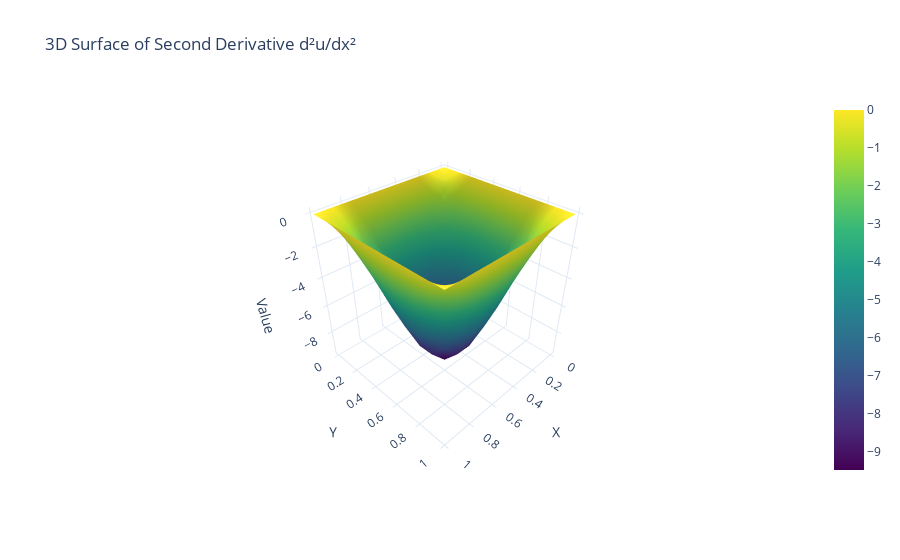
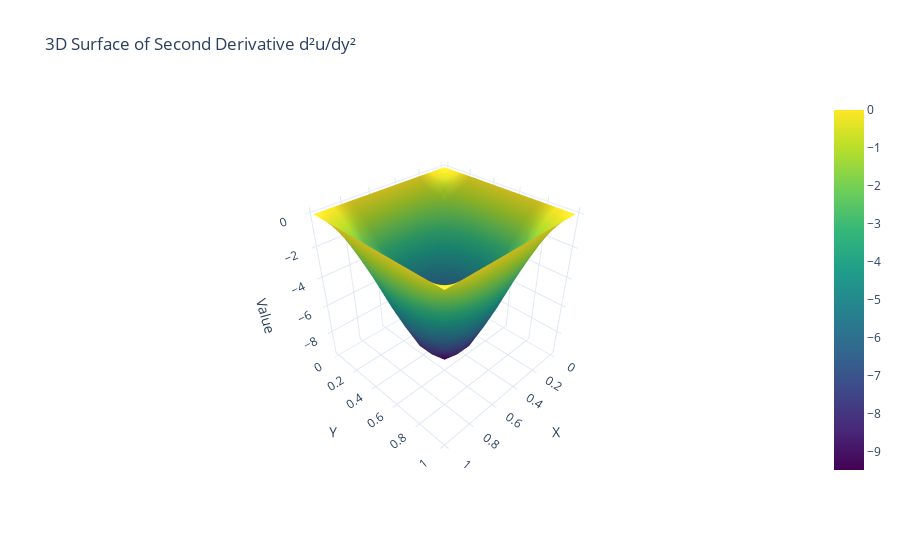

The cell these charts' notebook holds for them, in order:
### Markdown cell above
## Computing the Laplacian manually implementation

### Code cell
import numpy as np
import sympy as sp
import plotly.graph_objects as go

def finite_difference_second_derivatives(u, hx, hy):
    """
    Compute the second-order derivatives of a 2D array u using finite difference approximations.

    Parameters:
    u : 2D numpy array
        The values of the function u at grid points.
    hx : float
        The grid spacing in the x direction (Δx).
    hy : float
        The grid spacing in the y direction (Δy).

    Returns:
    d2u_dx2 : 2D numpy array
        The second derivative of u with respect to x.
    d2u_dy2 : 2D numpy array
        The second derivative of u with respect to y.
    """
    # Initialize the second derivative arrays
    d2u_dx2 = np.zeros_like(u)
    d2u_dy2 = np.zeros_like(u)

    # Compute the second derivative with respect to x
    d2u_dx2[1:-1, 1:-1] = (u[2:, 1:-1] - 2 * u[1:-1, 1:-1] + u[:-2, 1:-1]) / hx**2

    # Compute the second derivative with respect to y
    d2u_dy2[1:-1, 1:-1] = (u[1:-1, 2:] - 2 * u[1:-1, 1:-1] + u[1:-1, :-2]) / hy**2

    return d2u_dx2, d2u_dy2

def pretty_print_matrix(matrix, title):
    """
    Pretty print the matrix using sympy.
    """
    sp.init_printing()  # Initialize pretty printing
    sympy_matrix = sp.Matrix(matrix)
    print(f"{title}:")
    sp.pprint(sympy_matrix)

def plot_3d_surface(X, Y, Z, title):
    """
    Create a 3D surface plot using Plotly.
    """
    fig = go.Figure(data=[go.Surface(z=Z, x=X, y=Y, colorscale='Viridis')])
    fig.update_layout(
        title=title,
        scene=dict(
            xaxis_title='X',
            yaxis_title='Y',
            zaxis_title='Value',
            camera=dict(eye=dict(x=1.5, y=1.5, z=1.5))
        ),
        template='plotly_white'
    )
    fig.show()

# Define grid size
Nx = 10
Ny = 10
hx = 1 / (Nx - 1)
hy = 1 / (Ny - 1)

# Test with a sample function (e.g., a 2D sinusoidal function)
x = np.linspace(0, 1, Nx)
y = np.linspace(0, 1, Ny)
X, Y = np.meshgrid(x, y)
u = np.sin(np.pi * X) * np.sin(np.pi * Y)  # Example function

# Compute the second derivatives
d2u_dx2, d2u_dy2 = finite_difference_second_derivatives(u, hx, hy)

# Pretty print the matrices
print(d2u_dx2, "Second Derivative d²u/dx²")
print(d2u_dy2, "Second Derivative d²u/dy²")

# Plot results in 3D
plot_3d_surface(X, Y, d2u_dx2, '3D Surface of Second Derivative d²u/dx²')
plot_3d_surface(X, Y, d2u_dy2, '3D Surface of Second Derivative d²u/dy²')

### Figure 1 — Plotly figure (JSON) as saved in the notebook; plotly's stock layout.template omitted (floating-point values rounded to 4 significant figures)
{"data": [{"colorscale": [[0, "#440154"], [0.1111, "#482878"], [0.2222, "#3e4989"], [0.3333, "#31688e"], [0.4444, "#26828e"], [0.5556, "#1f9e89"], [0.6667, "#35b779"], [0.7778, "#6ece58"], [0.8889, "#b5de2b"], [1, "#fde725"]], "type": "surface", "x": [[0, 0.1111, 0.2222, 0.3333, 0.4444, 0.5556, 0.6667, 0.7778, 0.8889, 1], [0, 0.1111, 0.2222, 0.3333, 0.4444, 0.5556, 0.6667, 0.7778, 0.8889, 1], [0, 0.1111, 0.2222, 0.3333, 0.4444, 0.5556, 0.6667, 0.7778, 0.8889, 1], [0, 0.1111, 0.2222, 0.3333, 0.4444, 0.5556, 0.6667, 0.7778, 0.8889, 1], [0, 0.1111, 0.2222, 0.3333, 0.4444, 0.5556, 0.6667, 0.7778, 0.8889, 1], [0, 0.1111, 0.2222, 0.3333, 0.4444, 0.5556, 0.6667, 0.7778, 0.8889, 1], [0, 0.1111, 0.2222, 0.3333, 0.4444, 0.5556, 0.6667, 0.7778, 0.8889, 1], [0, 0.1111, 0.2222, 0.3333, 0.4444, 0.5556, 0.6667, 0.7778, 0.8889, 1], [0, 0.1111, 0.2222, 0.3333, 0.4444, 0.5556, 0.6667, 0.7778, 0.8889, 1], [0, 0.1111, 0.2222, 0.3333, 0.4444, 0.5556, 0.6667, 0.7778, 0.8889, 1]], "y": [[0, 0, 0, 0, 0, 0, 0, 0, 0, 0], [0.1111, 0.1111, 0.1111, 0.1111, 0.1111, 0.1111, 0.1111, 0.1111, 0.1111, 0.1111], [0.2222, 0.2222, 0.2222, 0.2222, 0.2222, 0.2222, 0.2222, 0.2222, 0.2222, 0.2222], [0.3333, 0.3333, 0.3333, 0.3333, 0.3333, 0.3333, 0.3333, 0.3333, 0.3333, 0.3333], [0.4444, 0.4444, 0.4444, 0.4444, 0.4444, 0.4444, 0.4444, 0.4444, 0.4444, 0.4444], [0.5556, 0.5556, 0.5556, 0.5556, 0.5556, 0.5556, 0.5556, 0.5556, 0.5556, 0.5556], [0.6667, 0.6667, 0.6667, 0.6667, 0.6667, 0.6667, 0.6667, 0.6667, 0.6667, 0.6667], [0.7778, 0.7778, 0.7778, 0.7778, 0.7778, 0.7778, 0.7778, 0.7778, 0.7778, 0.7778], [0.8889, 0.8889, 0.8889, 0.8889, 0.8889, 0.8889, 0.8889, 0.8889, 0.8889, 0.8889], [1, 1, 1, 1, 1, 1, 1, 1, 1, 1]], "z": [[0, 0, 0, 0, 0, 0, 0, 0, 0, 0], [0, -1.143, -2.148, -2.894, -3.291, -3.291, -2.894, -2.148, -1.143, 0], [0, -2.148, -4.037, -5.439, -6.184, -6.184, -5.439, -4.037, -2.148, 0], [0, -2.894, -5.439, -7.327, -8.332, -8.332, -7.327, -5.439, -2.894, 0], [0, -3.291, -6.184, -8.332, -9.475, -9.475, -8.332, -6.184, -3.291, 0], [0, -3.291, -6.184, -8.332, -9.475, -9.475, -8.332, -6.184, -3.291, 0], [0, -2.894, -5.439, -7.327, -8.332, -8.332, -7.327, -5.439, -2.894, 0], [0, -2.148, -4.037, -5.439, -6.184, -6.184, -5.439, -4.037, -2.148, 0], [0, -1.143, -2.148, -2.894, -3.291, -3.291, -2.894, -2.148, -1.143, 0], [0, 0, 0, 0, 0, 0, 0, 0, 0, 0]]}], "layout": {"scene": {"camera": {"eye": {"x": 1.5, "y": 1.5, "z": 1.5}}, "xaxis": {"title": {"text": "X"}}, "yaxis": {"title": {"text": "Y"}}, "zaxis": {"title": {"text": "Value"}}}, "title": {"text": "3D Surface of Second Derivative d²u/dx²"}}}

### Figure 2 — Plotly figure (JSON) as saved in the notebook; plotly's stock layout.template omitted (floating-point values rounded to 4 significant figures)
{"data": [{"colorscale": [[0, "#440154"], [0.1111, "#482878"], [0.2222, "#3e4989"], [0.3333, "#31688e"], [0.4444, "#26828e"], [0.5556, "#1f9e89"], [0.6667, "#35b779"], [0.7778, "#6ece58"], [0.8889, "#b5de2b"], [1, "#fde725"]], "type": "surface", "x": [[0, 0.1111, 0.2222, 0.3333, 0.4444, 0.5556, 0.6667, 0.7778, 0.8889, 1], [0, 0.1111, 0.2222, 0.3333, 0.4444, 0.5556, 0.6667, 0.7778, 0.8889, 1], [0, 0.1111, 0.2222, 0.3333, 0.4444, 0.5556, 0.6667, 0.7778, 0.8889, 1], [0, 0.1111, 0.2222, 0.3333, 0.4444, 0.5556, 0.6667, 0.7778, 0.8889, 1], [0, 0.1111, 0.2222, 0.3333, 0.4444, 0.5556, 0.6667, 0.7778, 0.8889, 1], [0, 0.1111, 0.2222, 0.3333, 0.4444, 0.5556, 0.6667, 0.7778, 0.8889, 1], [0, 0.1111, 0.2222, 0.3333, 0.4444, 0.5556, 0.6667, 0.7778, 0.8889, 1], [0, 0.1111, 0.2222, 0.3333, 0.4444, 0.5556, 0.6667, 0.7778, 0.8889, 1], [0, 0.1111, 0.2222, 0.3333, 0.4444, 0.5556, 0.6667, 0.7778, 0.8889, 1], [0, 0.1111, 0.2222, 0.3333, 0.4444, 0.5556, 0.6667, 0.7778, 0.8889, 1]], "y": [[0, 0, 0, 0, 0, 0, 0, 0, 0, 0], [0.1111, 0.1111, 0.1111, 0.1111, 0.1111, 0.1111, 0.1111, 0.1111, 0.1111, 0.1111], [0.2222, 0.2222, 0.2222, 0.2222, 0.2222, 0.2222, 0.2222, 0.2222, 0.2222, 0.2222], [0.3333, 0.3333, 0.3333, 0.3333, 0.3333, 0.3333, 0.3333, 0.3333, 0.3333, 0.3333], [0.4444, 0.4444, 0.4444, 0.4444, 0.4444, 0.4444, 0.4444, 0.4444, 0.4444, 0.4444], [0.5556, 0.5556, 0.5556, 0.5556, 0.5556, 0.5556, 0.5556, 0.5556, 0.5556, 0.5556], [0.6667, 0.6667, 0.6667, 0.6667, 0.6667, 0.6667, 0.6667, 0.6667, 0.6667, 0.6667], [0.7778, 0.7778, 0.7778, 0.7778, 0.7778, 0.7778, 0.7778, 0.7778, 0.7778, 0.7778], [0.8889, 0.8889, 0.8889, 0.8889, 0.8889, 0.8889, 0.8889, 0.8889, 0.8889, 0.8889], [1, 1, 1, 1, 1, 1, 1, 1, 1, 1]], "z": [[0, 0, 0, 0, 0, 0, 0, 0, 0, 0], [0, -1.143, -2.148, -2.894, -3.291, -3.291, -2.894, -2.148, -1.143, 0], [0, -2.148, -4.037, -5.439, -6.184, -6.184, -5.439, -4.037, -2.148, 0], [0, -2.894, -5.439, -7.327, -8.332, -8.332, -7.327, -5.439, -2.894, 0], [0, -3.291, -6.184, -8.332, -9.475, -9.475, -8.332, -6.184, -3.291, 0], [0, -3.291, -6.184, -8.332, -9.475, -9.475, -8.332, -6.184, -3.291, 0], [0, -2.894, -5.439, -7.327, -8.332, -8.332, -7.327, -5.439, -2.894, 0], [0, -2.148, -4.037, -5.439, -6.184, -6.184, -5.439, -4.037, -2.148, 0], [0, -1.143, -2.148, -2.894, -3.291, -3.291, -2.894, -2.148, -1.143, 0], [0, 0, 0, 0, 0, 0, 0, 0, 0, 0]]}], "layout": {"scene": {"camera": {"eye": {"x": 1.5, "y": 1.5, "z": 1.5}}, "xaxis": {"title": {"text": "X"}}, "yaxis": {"title": {"text": "Y"}}, "zaxis": {"title": {"text": "Value"}}}, "title": {"text": "3D Surface of Second Derivative d²u/dy²"}}}
